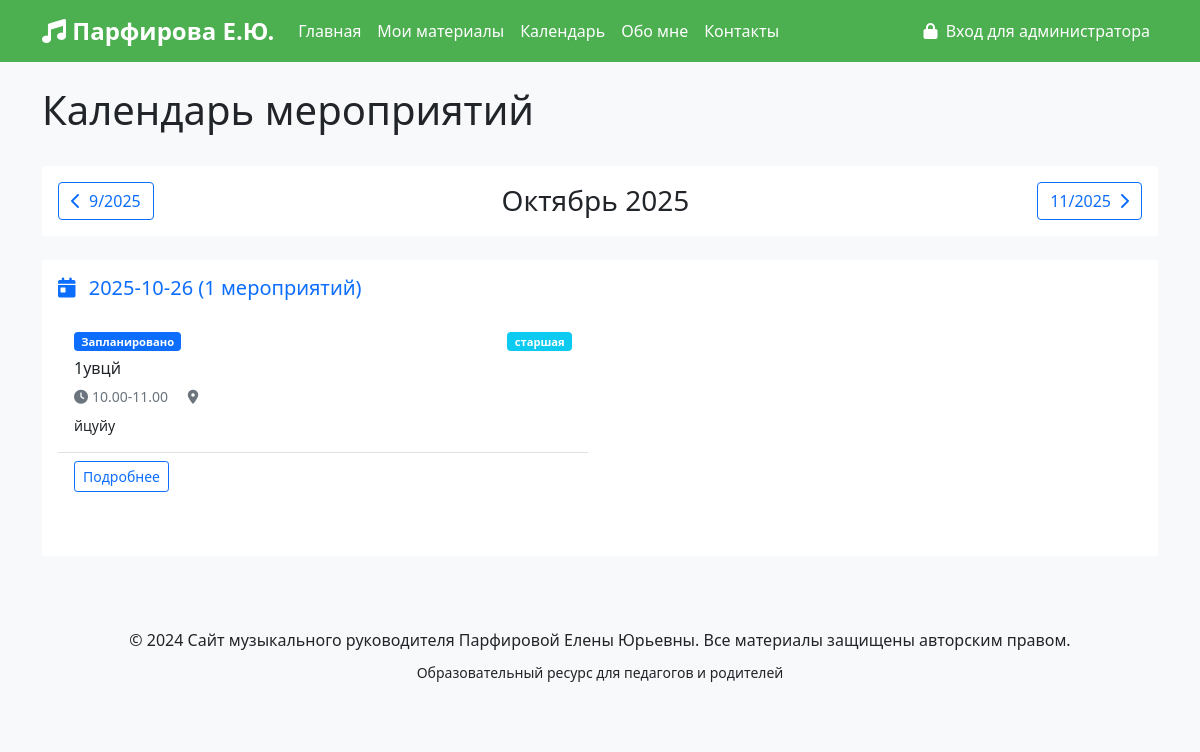
/calendar, run on an earlier commit of the app's database.
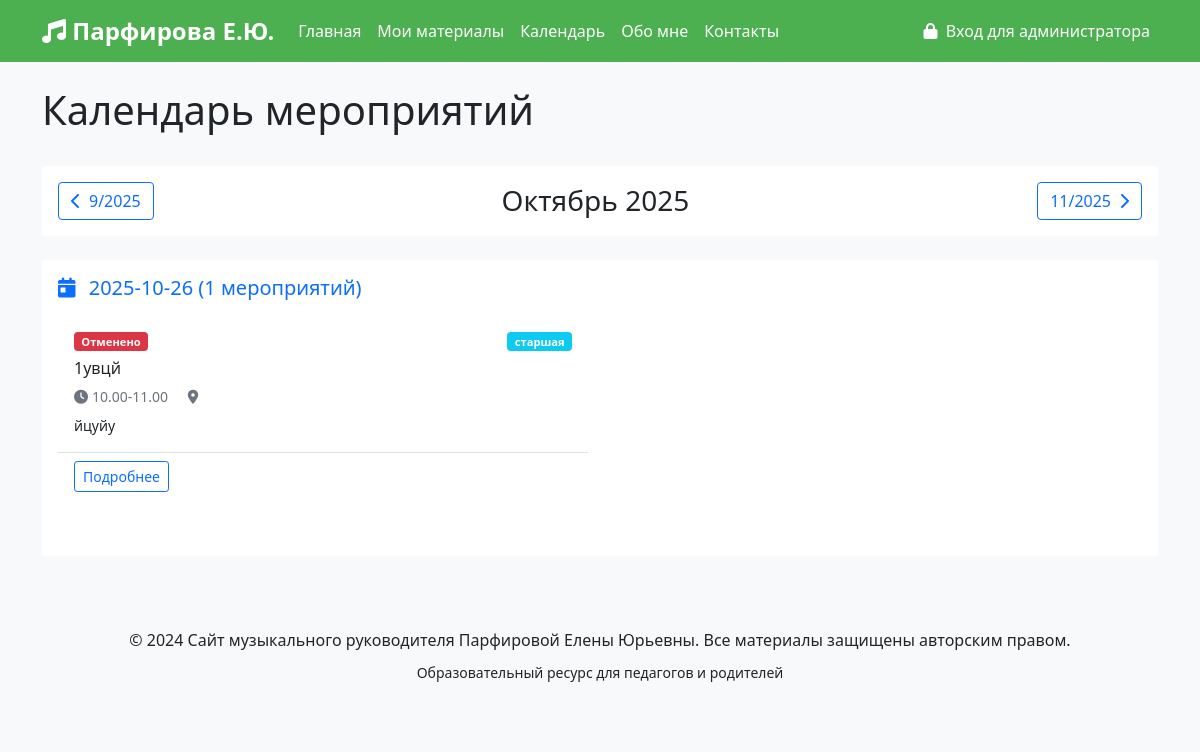
And on a later commit of the database.
### models.py (models this page shows, shortened)
class Event(db.Model):
    id = db.Column(db.Integer, primary_key=True)
    title = db.Column(db.String(200), nullable=False)
    description = db.Column(db.Text)
    event_date = db.Column(db.DateTime, nullable=False)
    event_time = db.Column(db.String(50))
    event_type = db.Column(db.String(50))
    age_group = db.Column(db.String(20))
    location = db.Column(db.String(100))
    participants = db.Column(db.Text)
    materials = db.Column(db.Text)
    notes = db.Column(db.Text)
    status = db.Column(db.String(20), default='запланировано')
    created_date = db.Column(db.DateTime, nullable=False, default=lambda: datetime.now(timezone.utc))
    updated_date = db.Column(db.DateTime, nullable=False, default=lambda: datetime.now(timezone.utc))
    @property
    def status_display(self):
        status_map = {
            'запланировано': 'Запланировано',
            'в_процессе': 'В процессе',
            'завершено': 'Завершено',
            'отменено': 'Отменено'
        }
        return status_map.get(self.status, self.status)

### app.py (the view)
@app.route('/calendar')
def calendar():
    now = datetime.now(timezone.utc)
    year = request.args.get('year', now.year, type=int)
    month = request.args.get('month', now.month, type=int)
    start_date = datetime(year, month, 1)
    if month == 12:
        end_date = datetime(year + 1, 1, 1)
    else:
        end_date = datetime(year, month + 1, 1)
    events = Event.query.filter(
        Event.event_date >= start_date,
        Event.event_date < end_date
    ).order_by(Event.event_date).all()
    events_by_date = {}
    for event in events:
        date_key = event.event_date.strftime('%Y-%m-%d')
        if date_key not in events_by_date:
            events_by_date[date_key] = []
        events_by_date[date_key].append(event)
    prev_month = month - 1 if month > 1 else 12
    prev_year = year if month > 1 else year - 1
    next_month = month + 1 if month < 12 else 1
    next_year = year if month < 12 else year + 1
    log_visit('calendar')
    return render_template('calendar.html',
                         events_by_date=events_by_date,
                         year=year,
                         month=month,
                         prev_year=prev_year,
                         prev_month=prev_month,
                         next_year=next_year,
                         next_month=next_month)

### app.py (called while the page is built)
def log_visit(page):
    visit = PageVisit(
        page=page,
        ip_address=request.remote_addr
    )
    db.session.add(visit)
    db.session.commit()

### templates/calendar.html (shortened to what this page needs)
{% extends "base.html" %}
{% block content %}
<div class="container mt-4">
    <div class="d-flex justify-content-between align-items-center mb-4">
        <h1>Календарь мероприятий</h1>
    </div>
    <div class="card mb-4">
        <div class="card-body">
            <div class="d-flex justify-content-between align-items-center">
                <a href="{{ url_for('calendar', year=prev_year, month=prev_month) }}" class="btn btn-outline-primary">
                    <i class="fas fa-chevron-left me-2"></i>{{ prev_month }}/{{ prev_year }}
                </a>
                <h3 class="mb-0 text-center">
                    {{ ['Январь', 'Февраль', 'Март', 'Апрель', 'Май', 'Июнь', 'Июль', 'Август', 'Сентябрь', 'Октябрь',
                    'Ноябрь', 'Декабрь'][month-1] }} {{ year }}
                </h3>
                <a href="{{ url_for('calendar', year=next_year, month=next_month) }}" class="btn btn-outline-primary">
                    {{ next_month }}/{{ next_year }}<i class="fas fa-chevron-right ms-2"></i>
                </a>
            </div>
        </div>
    </div>
    <div class="card">
        <div class="card-body">
            {% if events_by_date %}
            {% for date_str, day_events in events_by_date.items() %}
            <div class="day-events mb-4">
                <h5 class="text-primary mb-3">
                    <i class="fas fa-calendar-day me-2"></i>
                    {{ date_str }} ({{ day_events|length }} мероприятий)
                </h5>
                <div class="row">
                    {% for event in day_events %}
                    <div class="col-lg-6 mb-3">
                        <div
                            class="card h-100 {% if event.status == 'Завершено' %}border-success{% elif event.status == 'Отменено' %}border-danger{% else %}border-primary{% endif %}">
                            <div class="card-body">
                                <div class="d-flex justify-content-between align-items-start mb-2">
                                    <span
                                        class="badge {% if event.status == 'завершено' %}bg-success{% elif event.status == 'отменено' %}bg-danger{% elif event.status == 'в_процессе' %}bg-warning{% else %}bg-primary{% endif %}">
                                        {{ event.status_display }}
                                    </span>
                                    <span class="badge bg-info">{{ event.age_group }}</span>
                                </div>
                                <h6 class="card-title">{{ event.title }}</h6>
                                <p class="card-text text-muted small mb-2">
                                    <i class="fas fa-clock me-1"></i>{{ event.event_time }}
                                    <i class="fas fa-map-marker-alt ms-3 me-1"></i>{{ event.location }}
                                </p>
                                {% if event.description %}
                                <p class="card-text small">{{ event.description[:100] }}</p>
                                {% endif %}
                            </div>
                            <div class="card-footer bg-transparent">
                                <a href="{{ url_for('event_detail', event_id=event.id) }}"
                                    class="btn btn-sm btn-outline-primary">
                                    Подробнее
                                </a>
                            </div>
                        </div>
                    </div>
                    {% endfor %}
                </div>
            </div>
            {% endfor %}
            {% endif %}
        </div>
    </div>
</div>
{% endblock %}

### templates/base.html (shortened to what this page needs)
<!DOCTYPE html>
<html lang="ru">
<head>
    <link href="https://cdn.jsdelivr.net/npm/bootstrap@5.1.3/dist/css/bootstrap.min.css" rel="stylesheet">
    <link href="https://cdnjs.cloudflare.com/ajax/libs/font-awesome/6.0.0/css/all.min.css" rel="stylesheet">
    <link href="{{ url_for('static', filename='css/style.css') }}" rel="stylesheet">
</head>
<body>
    <nav class="navbar navbar-expand-lg navbar-light" style="background-color: #4CAF50;">
        <div class="container">
            <a class="navbar-brand text-white" href="{{ url_for('index') }}">
                <i class="fas fa-music"></i> Парфирова Е.Ю.
            </a>
            <div class="collapse navbar-collapse" id="navbarNav">
                <ul class="navbar-nav me-auto">
                    <li class="nav-item">
                        <a class="nav-link text-white" href="{{ url_for('index') }}">Главная</a>
                    </li>
                    <li class="nav-item">
                        <a class="nav-link text-white" href="{{ url_for('materials') }}">Мои материалы</a>
                    </li>
                    <li class="nav-item">
                        <a class="nav-link text-white" href="{{ url_for('calendar') }}">Календарь</a>
                    </li>
                    <li class="nav-item">
                        <a class="nav-link text-white" href="{{ url_for('about') }}">Обо мне</a>
                    </li>
                    <li class="nav-item">
                        <a class="nav-link text-white" href="{{ url_for('contacts') }}">Контакты</a>
                    </li>
                </ul>
                <div class="navbar-nav">
                    {% if current_user.is_authenticated %}
                    <div class="nav-item dropdown">
                        <a class="nav-link dropdown-toggle" href="#" role="button" data-bs-toggle="dropdown">
                            <i class="fas fa-user-cog me-1"></i> Админ-панель
                        </a>
                        <ul class="dropdown-menu">
                            <li><a class="dropdown-item" href="{{ url_for('admin_dashboard') }}">
                                    <i class="fas fa-tachometer-alt me-2"></i>Панель управления
                                </a></li>
                            <li><a class="dropdown-item" href="{{ url_for('admin_materials') }}">
                                    <i class="fas fa-edit me-2"></i>Управление материалами
                                </a></li>
                            <li><a class="dropdown-item" href="{{ url_for('admin_debug') }}">
                                    <i class="fas fa-bug me-2"></i>Отладка БД
                                </a></li>
                            <li>
                                <hr class="dropdown-divider">
                            </li>
                            <li><a class="dropdown-item" href="{{ url_for('logout') }}">
                                    <i class="fas fa-sign-out-alt me-2"></i>Выйти
                                </a></li>
                        </ul>
                    </div>
                    {% else %}
                    <a class="nav-link text-white" href="{{ url_for('login') }}">
                        <i class="fas fa-lock me-1"></i> Вход для администратора
                    </a>
                    {% endif %}
                </div>
            </div>
        </div>
    </nav>
    <main>
        {% block content %}{% endblock %}
    </main>
    <footer class="bg-light mt-5 py-4">
        <div class="container text-center">
            <p class="mb-0">&copy; 2024 Сайт музыкального руководителя Парфировой Елены Юрьевны. Все материалы защищены
                авторским правом.</p>
            <p class="mt-2">
                <small>Образовательный ресурс для педагогов и родителей</small>
            </p>
        </div>
    </footer>
</body>
</html>

### static/css/style.css (style rules this page uses)
:root { --primary-color: #4CAF50; --secondary-color: #FFC107; --accent-color: #2196F3; }
body { font-family: 'Segoe UI', Tahoma, Geneva, Verdana, sans-serif; background-color: #f8f9fa; }
.card { transition: transform 0.3s ease, box-shadow 0.3s ease; border: none; }
.navbar-brand { font-weight: bold; font-size: 1.5rem; }
.badge { font-size: 0.7rem; }
.card { animation: fadeIn 0.6s ease-out; }

What changed in the data, as far as the page shows it:
changed Event "1увцй": status "запланировано" → "отменено" (drawn); status_display "Запланировано" → "Отменено"
